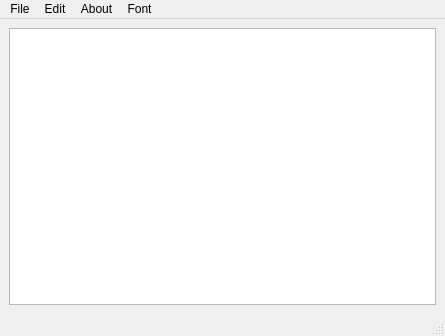
<?xml version="1.0" encoding="UTF-8"?>
<ui version="4.0">
 <class>MainWindow</class>
 <widget class="QMainWindow" name="MainWindow">
  <property name="geometry">
   <rect>
    <x>0</x>
    <y>0</y>
    <width>445</width>
    <height>336</height>
   </rect>
  </property>
  <property name="windowTitle">
   <string>MainWindow</string>
  </property>
  <widget class="QWidget" name="centralwidget">
   <layout class="QHBoxLayout" name="horizontalLayout">
    <item>
     <widget class="QTextEdit" name="textEdit"/>
    </item>
   </layout>
  </widget>
  <widget class="QMenuBar" name="menubar">
   <property name="geometry">
    <rect>
     <x>0</x>
     <y>0</y>
     <width>445</width>
     <height>22</height>
    </rect>
   </property>
   <widget class="QMenu" name="menuFile">
    <property name="title">
     <string>File</string>
    </property>
    <addaction name="actionNew"/>
    <addaction name="actionOpen"/>
    <addaction name="separator"/>
    <addaction name="actionSave"/>
    <addaction name="actionSave_as"/>
    <addaction name="separator"/>
    <addaction name="actionExit"/>
   </widget>
   <widget class="QMenu" name="menuEdit">
    <property name="title">
     <string>Edit</string>
    </property>
    <addaction name="actionCut"/>
    <addaction name="actionCopy"/>
    <addaction name="actionPaste"/>
    <addaction name="separator"/>
    <addaction name="actionRedo"/>
    <addaction name="actionUndo"/>
   </widget>
   <widget class="QMenu" name="menuAbout">
    <property name="title">
     <string>About</string>
    </property>
    <addaction name="actionAbout_me"/>
   </widget>
   <widget class="QMenu" name="menuFont">
    <property name="title">
     <string>Font</string>
    </property>
    <addaction name="actionfont_style"/>
   </widget>
   <addaction name="menuFile"/>
   <addaction name="menuEdit"/>
   <addaction name="menuAbout"/>
   <addaction name="menuFont"/>
  </widget>
  <widget class="QStatusBar" name="statusbar"/>
  <action name="actionNew">
   <property name="icon">
    <iconset resource="resource.qrc">
     <normaloff>:/rec/img/add-folder.png</normaloff>:/rec/img/add-folder.png</iconset>
   </property>
   <property name="text">
    <string>New</string>
   </property>
  </action>
  <action name="actionOpen">
   <property name="icon">
    <iconset resource="resource.qrc">
     <normaloff>:/rec/img/folder.png</normaloff>:/rec/img/folder.png</iconset>
   </property>
   <property name="text">
    <string>Open</string>
   </property>
  </action>
  <action name="actionSave">
   <property name="icon">
    <iconset resource="resource.qrc">
     <normaloff>:/rec/img/save-file.png</normaloff>:/rec/img/save-file.png</iconset>
   </property>
   <property name="text">
    <string>Save</string>
   </property>
  </action>
  <action name="actionSave_as">
   <property name="icon">
    <iconset resource="resource.qrc">
     <normaloff>:/rec/img/image.png</normaloff>:/rec/img/image.png</iconset>
   </property>
   <property name="text">
    <string>Save as</string>
   </property>
  </action>
  <action name="actionCut">
   <property name="icon">
    <iconset resource="resource.qrc">
     <normaloff>:/rec/img/cutting.png</normaloff>:/rec/img/cutting.png</iconset>
   </property>
   <property name="text">
    <string>Cut</string>
   </property>
  </action>
  <action name="actionCopy">
   <property name="icon">
    <iconset resource="resource.qrc">
     <normaloff>:/rec/img/clipboard.png</normaloff>:/rec/img/clipboard.png</iconset>
   </property>
   <property name="text">
    <string>Copy</string>
   </property>
  </action>
  <action name="actionPaste">
   <property name="icon">
    <iconset resource="resource.qrc">
     <normaloff>:/rec/img/paste.png</normaloff>:/rec/img/paste.png</iconset>
   </property>
   <property name="text">
    <string>Paste</string>
   </property>
  </action>
  <action name="actionRedo">
   <property name="icon">
    <iconset resource="resource.qrc">
     <normaloff>:/rec/img/redo.png</normaloff>:/rec/img/redo.png</iconset>
   </property>
   <property name="text">
    <string>Redo</string>
   </property>
  </action>
  <action name="actionUndo">
   <property name="icon">
    <iconset resource="resource.qrc">
     <normaloff>:/rec/img/undo.png</normaloff>:/rec/img/undo.png</iconset>
   </property>
   <property name="text">
    <string>Undo</string>
   </property>
  </action>
  <action name="actionAbout_me">
   <property name="icon">
    <iconset resource="resource.qrc">
     <normaloff>:/rec/img/about.png</normaloff>:/rec/img/about.png</iconset>
   </property>
   <property name="text">
    <string>About me</string>
   </property>
  </action>
  <action name="actionExit">
   <property name="icon">
    <iconset resource="resource.qrc">
     <normaloff>:/rec/img/logout.png</normaloff>:/rec/img/logout.png</iconset>
   </property>
   <property name="text">
    <string>Exit</string>
   </property>
  </action>
  <action name="actionfont_style">
   <property name="icon">
    <iconset resource="resource.qrc">
     <normaloff>:/rec/img/font.png</normaloff>:/rec/img/font.png</iconset>
   </property>
   <property name="text">
    <string>font style</string>
   </property>
  </action>
 </widget>
 <resources>
  <include location="resource.qrc"/>
 </resources>
 <connections/>
</ui>
